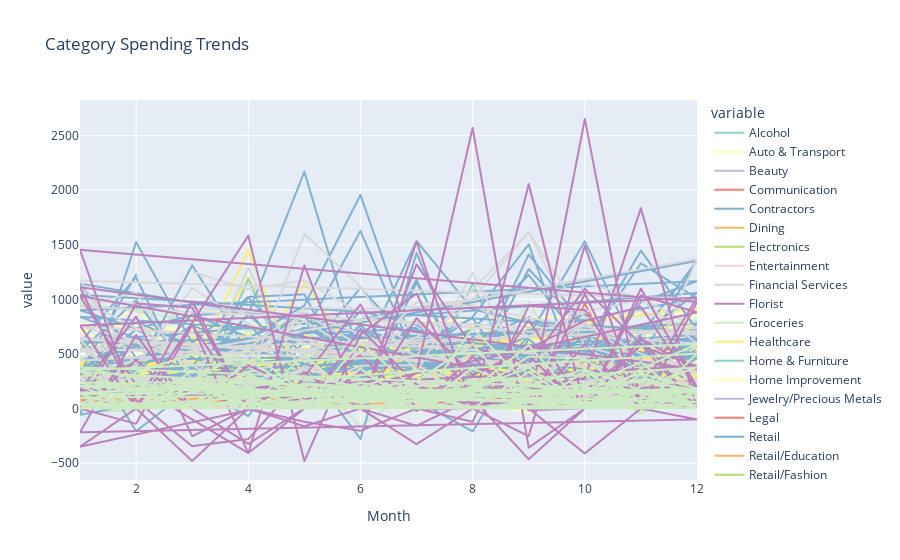

Notebook code cell kept with this figure:
### Markdown cell above
## 6. Spending Category Trends

### Code cell
# Plot category trends over time
fig = plot_category_trends(transactions)
fig.show()

### Figure 1 — Plotly figure (JSON) as saved in the notebook; plotly's stock layout.template omitted (floating-point values rounded to 4 significant figures; data arrays with more than 128 entries replaced by an {"elided": "..."} marker saying what was removed)
{"data": [{"hovertemplate": "variable=Alcohol<br>Month=%{x}<br>value=%{y}<extra></extra>", "legendgroup": "Alcohol", "line": {"color": "rgb(141,211,199)", "dash": "solid"}, "marker": {"symbol": "circle"}, "mode": "lines", "name": "Alcohol", "showlegend": true, "type": "scattergl", "x": {"elided": "216 int values"}, "xaxis": "x", "y": {"elided": "216 float values"}, "yaxis": "y"}, {"hovertemplate": "variable=Auto & Transport<br>Month=%{x}<br>value=%{y}<extra></extra>", "legendgroup": "Auto & Transport", "line": {"color": "rgb(255,255,179)", "dash": "solid"}, "marker": {"symbol": "circle"}, "mode": "lines", "name": "Auto & Transport", "showlegend": true, "type": "scattergl", "x": {"elided": "216 int values"}, "xaxis": "x", "y": {"elided": "216 float values"}, "yaxis": "y"}, {"hovertemplate": "variable=Beauty<br>Month=%{x}<br>value=%{y}<extra></extra>", "legendgroup": "Beauty", "line": {"color": "rgb(190,186,218)", "dash": "solid"}, "marker": {"symbol": "circle"}, "mode": "lines", "name": "Beauty", "showlegend": true, "type": "scattergl", "x": {"elided": "216 int values"}, "xaxis": "x", "y": {"elided": "216 float values"}, "yaxis": "y"}, {"hovertemplate": "variable=Communication<br>Month=%{x}<br>value=%{y}<extra></extra>", "legendgroup": "Communication", "line": {"color": "rgb(251,128,114)", "dash": "solid"}, "marker": {"symbol": "circle"}, "mode": "lines", "name": "Communication", "showlegend": true, "type": "scattergl", "x": {"elided": "216 int values"}, "xaxis": "x", "y": {"elided": "216 float values"}, "yaxis": "y"}, {"hovertemplate": "variable=Contractors<br>Month=%{x}<br>value=%{y}<extra></extra>", "legendgroup": "Contractors", "line": {"color": "rgb(128,177,211)", "dash": "solid"}, "marker": {"symbol": "circle"}, "mode": "lines", "name": "Contractors", "showlegend": true, "type": "scattergl", "x": {"elided": "216 int values"}, "xaxis": "x", "y": {"elided": "216 float values"}, "yaxis": "y"}, {"hovertemplate": "variable=Dining<br>Month=%{x}<br>value=%{y}<extra></extra>", "legendgroup": "Dining", "line": {"color": "rgb(253,180,98)", "dash": "solid"}, "marker": {"symbol": "circle"}, "mode": "lines", "name": "Dining", "showlegend": true, "type": "scattergl", "x": {"elided": "216 int values"}, "xaxis": "x", "y": {"elided": "216 float values"}, "yaxis": "y"}, {"hovertemplate": "variable=Electronics<br>Month=%{x}<br>value=%{y}<extra></extra>", "legendgroup": "Electronics", "line": {"color": "rgb(179,222,105)", "dash": "solid"}, "marker": {"symbol": "circle"}, "mode": "lines", "name": "Electronics", "showlegend": true, "type": "scattergl", "x": {"elided": "216 int values"}, "xaxis": "x", "y": {"elided": "216 float values"}, "yaxis": "y"}, {"hovertemplate": "variable=Entertainment<br>Month=%{x}<br>value=%{y}<extra></extra>", "legendgroup": "Entertainment", "line": {"color": "rgb(252,205,229)", "dash": "solid"}, "marker": {"symbol": "circle"}, "mode": "lines", "name": "Entertainment", "showlegend": true, "type": "scattergl", "x": {"elided": "216 int values"}, "xaxis": "x", "y": {"elided": "216 float values"}, "yaxis": "y"}, {"hovertemplate": "variable=Financial Services<br>Month=%{x}<br>value=%{y}<extra></extra>", "legendgroup": "Financial Services", "line": {"color": "rgb(217,217,217)", "dash": "solid"}, "marker": {"symbol": "circle"}, "mode": "lines", "name": "Financial Services", "showlegend": true, "type": "scattergl", "x": {"elided": "216 int values"}, "xaxis": "x", "y": {"elided": "216 float values"}, "yaxis": "y"}, {"hovertemplate": "variable=Florist<br>Month=%{x}<br>value=%{y}<extra></extra>", "legendgroup": "Florist", "line": {"color": "rgb(188,128,189)", "dash": "solid"}, "marker": {"symbol": "circle"}, "mode": "lines", "name": "Florist", "showlegend": true, "type": "scattergl", "x": {"elided": "216 int values"}, "xaxis": "x", "y": {"elided": "216 float values"}, "yaxis": "y"}, {"hovertemplate": "variable=Groceries<br>Month=%{x}<br>value=%{y}<extra></extra>", "legendgroup": "Groceries", "line": {"color": "rgb(204,235,197)", "dash": "solid"}, "marker": {"symbol": "circle"}, "mode": "lines", "name": "Groceries", "showlegend": true, "type": "scattergl", "x": {"elided": "216 int values"}, "xaxis": "x", "y": {"elided": "216 float values"}, "yaxis": "y"}, {"hovertemplate": "variable=Healthcare<br>Month=%{x}<br>value=%{y}<extra></extra>", "legendgroup": "Healthcare", "line": {"color": "rgb(255,237,111)", "dash": "solid"}, "marker": {"symbol": "circle"}, "mode": "lines", "name": "Healthcare", "showlegend": true, "type": "scattergl", "x": {"elided": "216 int values"}, "xaxis": "x", "y": {"elided": "216 float values"}, "yaxis": "y"}, {"hovertemplate": "variable=Home & Furniture<br>Month=%{x}<br>value=%{y}<extra></extra>", "legendgroup": "Home & Furniture", "line": {"color": "rgb(141,211,199)", "dash": "solid"}, "marker": {"symbol": "circle"}, "mode": "lines", "name": "Home & Furniture", "showlegend": true, "type": "scattergl", "x": {"elided": "216 int values"}, "xaxis": "x", "y": {"elided": "216 float values"}, "yaxis": "y"}, {"hovertemplate": "variable=Home Improvement<br>Month=%{x}<br>value=%{y}<extra></extra>", "legendgroup": "Home Improvement", "line": {"color": "rgb(255,255,179)", "dash": "solid"}, "marker": {"symbol": "circle"}, "mode": "lines", "name": "Home Improvement", "showlegend": true, "type": "scattergl", "x": {"elided": "216 int values"}, "xaxis": "x", "y": {"elided": "216 float values"}, "yaxis": "y"}, {"hovertemplate": "variable=Jewelry/Precious Metals<br>Month=%{x}<br>value=%{y}<extra></extra>", "legendgroup": "Jewelry/Precious Metals", "line": {"color": "rgb(190,186,218)", "dash": "solid"}, "marker": {"symbol": "circle"}, "mode": "lines", "name": "Jewelry/Precious Metals", "showlegend": true, "type": "scattergl", "x": {"elided": "216 int values"}, "xaxis": "x", "y": {"elided": "216 float values"}, "yaxis": "y"}, {"hovertemplate": "variable=Legal<br>Month=%{x}<br>value=%{y}<extra></extra>", "legendgroup": "Legal", "line": {"color": "rgb(251,128,114)", "dash": "solid"}, "marker": {"symbol": "circle"}, "mode": "lines", "name": "Legal", "showlegend": true, "type": "scattergl", "x": {"elided": "216 int values"}, "xaxis": "x", "y": {"elided": "216 float values"}, "yaxis": "y"}, {"hovertemplate": "variable=Retail<br>Month=%{x}<br>value=%{y}<extra></extra>", "legendgroup": "Retail", "line": {"color": "rgb(128,177,211)", "dash": "solid"}, "marker": {"symbol": "circle"}, "mode": "lines", "name": "Retail", "showlegend": true, "type": "scattergl", "x": {"elided": "216 int values"}, "xaxis": "x", "y": {"elided": "216 float values"}, "yaxis": "y"}, {"hovertemplate": "variable=Retail/Education<br>Month=%{x}<br>value=%{y}<extra></extra>", "legendgroup": "Retail/Education", "line": {"color": "rgb(253,180,98)", "dash": "solid"}, "marker": {"symbol": "circle"}, "mode": "lines", "name": "Retail/Education", "showlegend": true, "type": "scattergl", "x": {"elided": "216 int values"}, "xaxis": "x", "y": {"elided": "216 float values"}, "yaxis": "y"}, {"hovertemplate": "variable=Retail/Fashion<br>Month=%{x}<br>value=%{y}<extra></extra>", "legendgroup": "Retail/Fashion", "line": {"color": "rgb(179,222,105)", "dash": "solid"}, "marker": {"symbol": "circle"}, "mode": "lines", "name": "Retail/Fashion", "showlegend": true, "type": "scattergl", "x": {"elided": "216 int values"}, "xaxis": "x", "y": {"elided": "216 float values"}, "yaxis": "y"}, {"hovertemplate": "variable=Services<br>Month=%{x}<br>value=%{y}<extra></extra>", "legendgroup": "Services", "line": {"color": "rgb(252,205,229)", "dash": "solid"}, "marker": {"symbol": "circle"}, "mode": "lines", "name": "Services", "showlegend": true, "type": "scattergl", "x": {"elided": "216 int values"}, "xaxis": "x", "y": {"elided": "216 float values"}, "yaxis": "y"}, {"hovertemplate": "variable=Transportation<br>Month=%{x}<br>value=%{y}<extra></extra>", "legendgroup": "Transportation", "line": {"color": "rgb(217,217,217)", "dash": "solid"}, "marker": {"symbol": "circle"}, "mode": "lines", "name": "Transportation", "showlegend": true, "type": "scattergl", "x": {"elided": "216 int values"}, "xaxis": "x", "y": {"elided": "216 float values"}, "yaxis": "y"}, {"hovertemplate": "variable=Travel<br>Month=%{x}<br>value=%{y}<extra></extra>", "legendgroup": "Travel", "line": {"color": "rgb(188,128,189)", "dash": "solid"}, "marker": {"symbol": "circle"}, "mode": "lines", "name": "Travel", "showlegend": true, "type": "scattergl", "x": {"elided": "216 int values"}, "xaxis": "x", "y": {"elided": "216 float values"}, "yaxis": "y"}, {"hovertemplate": "variable=Utilities<br>Month=%{x}<br>value=%{y}<extra></extra>", "legendgroup": "Utilities", "line": {"color": "rgb(204,235,197)", "dash": "solid"}, "marker": {"symbol": "circle"}, "mode": "lines", "name": "Utilities", "showlegend": true, "type": "scattergl", "x": {"elided": "216 int values"}, "xaxis": "x", "y": {"elided": "216 float values"}, "yaxis": "y"}], "layout": {"legend": {"title": {"text": "variable"}, "tracegroupgap": 0}, "title": {"text": "Category Spending Trends"}, "xaxis": {"anchor": "y", "domain": [0, 1], "title": {"text": "Month"}}, "yaxis": {"anchor": "x", "domain": [0, 1], "title": {"text": "value"}}}}
